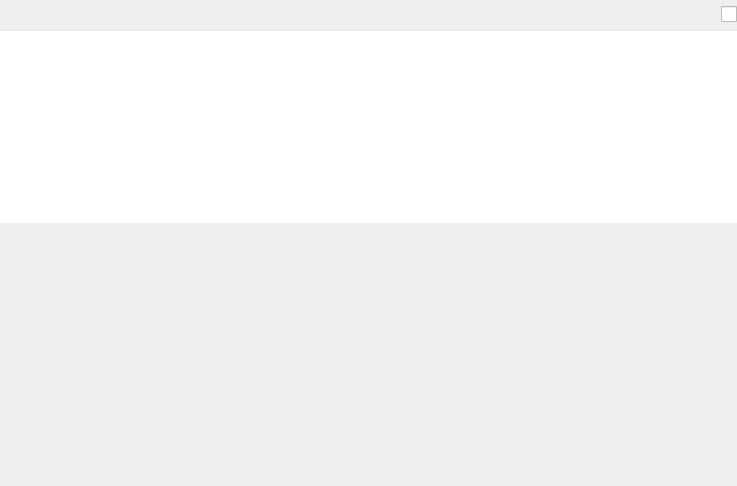
<?xml version="1.0" encoding="UTF-8"?>
<ui version="4.0">
 <class>AlgorithmRunnerItem</class>
 <widget class="QWidget" name="AlgorithmRunnerItem">
  <property name="geometry">
   <rect>
    <x>0</x>
    <y>0</y>
    <width>737</width>
    <height>486</height>
   </rect>
  </property>
  <property name="sizePolicy">
   <sizepolicy hsizetype="Preferred" vsizetype="Maximum">
    <horstretch>0</horstretch>
    <verstretch>0</verstretch>
   </sizepolicy>
  </property>
  <property name="styleSheet">
   <string notr="true">#algFrame {
  border-top: 0px solid red;
  border-left: 0px solid red;
  border-right: 0px solid red;
  border-bottom: 1px solid #E5E5E5;
}</string>
  </property>
  <layout class="QVBoxLayout" name="verticalLayout">
   <property name="spacing">
    <number>0</number>
   </property>
   <property name="margin">
    <number>0</number>
   </property>
   <item>
    <widget class="QFrame" name="algFrame">
     <property name="sizePolicy">
      <sizepolicy hsizetype="Preferred" vsizetype="Maximum">
       <horstretch>0</horstretch>
       <verstretch>0</verstretch>
      </sizepolicy>
     </property>
     <layout class="QHBoxLayout" name="horizontalLayout_2">
      <property name="spacing">
       <number>2</number>
      </property>
      <property name="leftMargin">
       <number>0</number>
      </property>
      <property name="topMargin">
       <number>0</number>
      </property>
      <property name="rightMargin">
       <number>0</number>
      </property>
      <property name="bottomMargin">
       <number>2</number>
      </property>
      <item>
       <widget class="QPushButton" name="settingsButton">
        <property name="minimumSize">
         <size>
          <width>28</width>
          <height>28</height>
         </size>
        </property>
        <property name="maximumSize">
         <size>
          <width>28</width>
          <height>28</height>
         </size>
        </property>
        <property name="toolTip">
         <string>Show/Hide algorithm settings</string>
        </property>
        <property name="text">
         <string/>
        </property>
        <property name="icon">
         <iconset>
          <normaloff>:/talipot/app/icons/16/preferences-other.png</normaloff>:/talipot/app/icons/16/preferences-other.png</iconset>
        </property>
        <property name="checkable">
         <bool>true</bool>
        </property>
        <property name="flat">
         <bool>true</bool>
        </property>
       </widget>
      </item>
      <item>
       <widget class="QPushButton" name="playButton">
        <property name="sizePolicy">
         <sizepolicy hsizetype="Expanding" vsizetype="Preferred">
          <horstretch>0</horstretch>
          <verstretch>0</verstretch>
         </sizepolicy>
        </property>
        <property name="icon">
         <iconset>
          <normaloff>:/talipot/gui/icons/22/start.png</normaloff>:/talipot/gui/icons/22/start.png</iconset>
        </property>
        <property name="iconSize">
         <size>
          <width>16</width>
          <height>16</height>
         </size>
        </property>
        <property name="flat">
         <bool>true</bool>
        </property>
       </widget>
      </item>
      <item>
       <widget class="QLabel" name="languageLabel">
        <property name="minimumSize">
         <size>
          <width>16</width>
          <height>28</height>
         </size>
        </property>
        <property name="maximumSize">
         <size>
          <width>16</width>
          <height>28</height>
         </size>
        </property>
        <property name="text">
         <string/>
        </property>
        <property name="alignment">
         <set>Qt::AlignCenter</set>
        </property>
       </widget>
      </item>
      <item>
       <widget class="QCheckBox" name="favoriteCheck">
        <property name="sizePolicy">
         <sizepolicy hsizetype="Maximum" vsizetype="Fixed">
          <horstretch>0</horstretch>
          <verstretch>0</verstretch>
         </sizepolicy>
        </property>
        <property name="minimumSize">
         <size>
          <width>16</width>
          <height>28</height>
         </size>
        </property>
        <property name="maximumSize">
         <size>
          <width>16</width>
          <height>28</height>
         </size>
        </property>
        <property name="toolTip">
         <string>Add to Favorites</string>
        </property>
        <property name="styleSheet">
         <string notr="true">QCheckBox {
spacing: 0px;
}
QCheckBox::indicator {
width: 16px;
height: 16px;
}
QCheckBox::indicator:unchecked {
image: url(:/talipot/app/icons/16/favorite-empty.png);
}
QCheckBox::indicator:unchecked:hover {
image: url(:/talipot/app/icons/16/favorite.png);
}
QCheckBox::indicator:checked {
image: url(:/talipot/app/icons/16/favorite.png);
}
QCheckBox::indicator:checked:hover {
image: url(:/talipot/app/icons/16/favorite-empty.png);
}</string>
        </property>
       </widget>
      </item>
     </layout>
    </widget>
   </item>
   <item>
    <widget class="QTableView" name="parameters">
     <property name="sizePolicy">
      <sizepolicy hsizetype="Expanding" vsizetype="Maximum">
       <horstretch>0</horstretch>
       <verstretch>0</verstretch>
      </sizepolicy>
     </property>
     <property name="styleSheet">
      <string notr="true">QHeaderView::section {
background-color: white;
color: black;
padding-left: 4px;
padding-right: 4px;
margin-bottom: -1px;
border: 1px solid #C9C9C9;
border-bottom: 0px;
font: bold;
}
QHeaderView {
background-color: white;
font: bold 12px;
}
QTableView {
background-color: white;
font: 12px;
}
</string>
     </property>
     <property name="frameShape">
      <enum>QFrame::NoFrame</enum>
     </property>
     <property name="editTriggers">
      <set>QAbstractItemView::AllEditTriggers</set>
     </property>
     <property name="showDropIndicator" stdset="0">
      <bool>false</bool>
     </property>
     <property name="dragDropOverwriteMode">
      <bool>false</bool>
     </property>
     <attribute name="horizontalHeaderVisible">
      <bool>false</bool>
     </attribute>
     <attribute name="horizontalHeaderStretchLastSection">
      <bool>true</bool>
     </attribute>
     <attribute name="verticalHeaderDefaultSectionSize">
      <number>27</number>
     </attribute>
    </widget>
   </item>
   <item>
    <spacer name="verticalSpacer">
     <property name="orientation">
      <enum>Qt::Vertical</enum>
     </property>
     <property name="sizeHint" stdset="0">
      <size>
       <width>0</width>
       <height>0</height>
      </size>
     </property>
    </spacer>
   </item>
  </layout>
 </widget>
 <resources/>
 <connections>
  <connection>
   <sender>playButton</sender>
   <signal>clicked(bool)</signal>
   <receiver>AlgorithmRunnerItem</receiver>
   <slot>run()</slot>
   <hints>
    <hint type="sourcelabel">
     <x>13</x>
     <y>13</y>
    </hint>
    <hint type="destinationlabel">
     <x>369</x>
     <y>233</y>
    </hint>
   </hints>
  </connection>
  <connection>
   <sender>settingsButton</sender>
   <signal>toggled(bool)</signal>
   <receiver>parameters</receiver>
   <slot>setVisible(bool)</slot>
   <hints>
    <hint type="sourcelabel">
     <x>41</x>
     <y>13</y>
    </hint>
    <hint type="destinationlabel">
     <x>369</x>
     <y>140</y>
    </hint>
   </hints>
  </connection>
  <connection>
   <sender>settingsButton</sender>
   <signal>toggled(bool)</signal>
   <receiver>AlgorithmRunnerItem</receiver>
   <slot>initModel()</slot>
   <hints>
    <hint type="sourcelabel">
     <x>41</x>
     <y>13</y>
    </hint>
    <hint type="destinationlabel">
     <x>369</x>
     <y>243</y>
    </hint>
   </hints>
  </connection>
 </connections>
 <slots>
  <signal>favorized(bool)</signal>
  <slot>run()</slot>
  <slot>initModel()</slot>
 </slots>
</ui>
